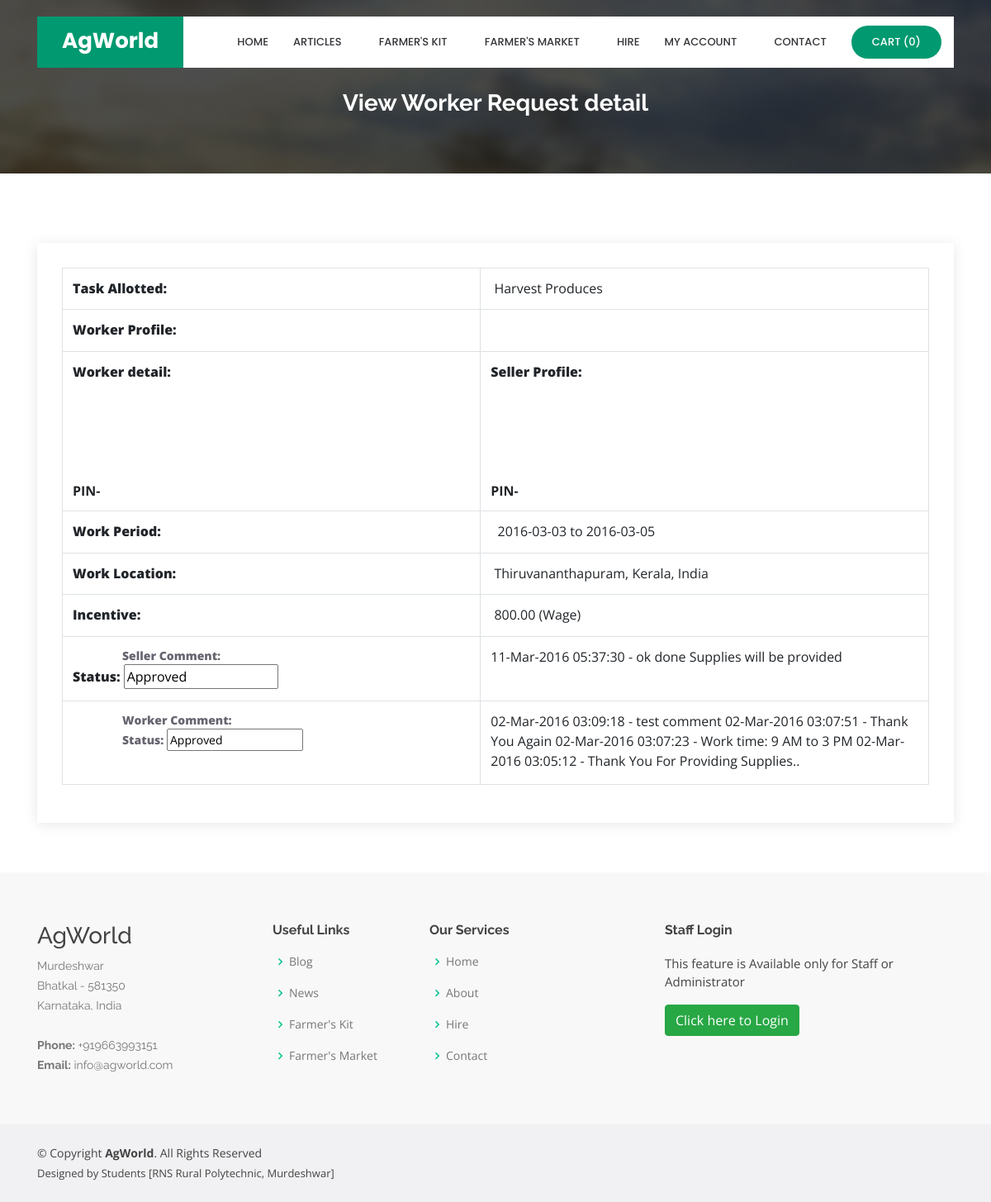
The page /viewworkerrequestdetailed.php?viewid=1 on the database its author committed.
### tables this page shows
CREATE TABLE `worker_request` (
  `worker_request_id` int(10) NOT NULL,
  `worker_id` int(10) NOT NULL,
  `seller_id` int(10) NOT NULL,
  `from_date` date NOT NULL,
  `to_date` date NOT NULL,
  `task` text NOT NULL,
  `country_id` int(10) NOT NULL,
  `state_id` int(10) NOT NULL,
  `city_id` int(10) NOT NULL,
  `salary` float(10,2) NOT NULL,
  `salary_type` varchar(20) NOT NULL,
  `seller_status` varchar(20) NOT NULL,
  `worker_status` varchar(20) NOT NULL,
  `seller_comment` text NOT NULL,
  `worker_comment` text NOT NULL
);

CREATE TABLE `city` (
  `city_id` int(10) NOT NULL,
  `country_id` int(10) NOT NULL,
  `state_id` int(10) NOT NULL,
  `city` varchar(25) NOT NULL,
  `description` text NOT NULL,
  `status` varchar(10) NOT NULL
);

CREATE TABLE `state` (
  `state_id` int(10) NOT NULL,
  `country_id` int(10) NOT NULL,
  `state` varchar(25) NOT NULL,
  `description` text NOT NULL,
  `status` varchar(10) NOT NULL
);

CREATE TABLE `country` (
  `country_id` int(10) NOT NULL,
  `country` varchar(25) NOT NULL,
  `description` text NOT NULL,
  `status` varchar(10) NOT NULL
);

### viewworkerrequestdetailed.php (the view, shortened to what this page needs)
<?php
include("header.php");
include("dbconnection.php");
?>
  <main id="main">
    <section id="cta" class="cta">
      <div class="container">
        <div class="text-center" data-aos="zoom-in">
		<br><br>
          <h3>View Worker Request detail</h3>
        </div>
      </div>
    </section>
<?php
							  $sql = "SELECT * FROM worker_request WHERE worker_request_id='$_GET[viewid]'";
							  $qsql = mysqli_query($con,$sql);
							  $rs = mysqli_fetch_array($qsql);
							  	  $sqlcountry = "SELECT * FROM country WHERE country_id='$rs[country_id]'";
								  $qsqlcountry = mysqli_query($con,$sqlcountry);
								  $rscountry = mysqli_fetch_array($qsqlcountry);
								  $sqlstate = "SELECT * FROM state WHERE state_id='$rs[state_id]'";
								  $qsqlstate = mysqli_query($con,$sqlstate);
								  $rsstate = mysqli_fetch_array($qsqlstate);
								  $sqlcity = "SELECT * FROM city WHERE city_id='$rs[city_id]'";
								  $qsqlcity = mysqli_query($con,$sqlcity);
								  $rscity = mysqli_fetch_array($qsqlcity);
                                  $sqlseller = "SELECT * FROM seller WHERE seller_id='$rs[seller_id]'";
								  $qsqlseller = mysqli_query($con,$sqlseller);
								  $rsseller = mysqli_fetch_array($qsqlseller);
								   $sqlworker = "SELECT * FROM worker WHERE worker_id='$rs[worker_id]'";
								  $qsqlworker = mysqli_query($con,$sqlworker);
								  $rsworker = mysqli_fetch_array($qsqlworker);
							  ?>
    <section id="contact" class="contact">
      <div class="container">
        <div class="row">
          <div class="col-lg-12" data-aos="fade-up" data-aos-delay="100">
            <div class="info mt-4 ">
<form method="post" action="">
<table width="466" height="626" border="3" class="table table-bordered">
						    <tbody>
						      <tr>
						        <th width="178" scope="row"><strong>Task Allotted:</strong></th>
						        <td width="268">&nbsp;<?php echo $rs[task]; ?></td>
					          </tr>
                              <tr>
						        <th scope="row"><strong>Worker Profile:</strong></th>
						        <td>&nbsp;<?php echo $rsworker[work_profile]; ?></td>
					          </tr>
						      <tr>
						        <th height="113" scope="row"><strong>Worker detail:</strong> <br>						          <?php
								$sqlcntry= "SELECT * FROM country WHERE country_id='$rsworker[country_id]'";
								  $qsqlcntry = mysqli_query($con,$sqlcntry);
								  $rscntry = mysqli_fetch_array($qsqlcntry);
								  $sqlst = "SELECT * FROM state WHERE state_id='$rsworker[state_id]'";
								  $qsqlst = mysqli_query($con,$sqlst);
								  $rsst = mysqli_fetch_array($qsqlst);
								  $sqlcty = "SELECT * FROM city WHERE city_id='$rsworker[city_id]'";
								  $qsqlcty = mysqli_query($con,$sqlcty);
								  $rscty = mysqli_fetch_array($qsqlcty);
								 echo ucfirst($rsworker[name]) ."<br>".
								      $rsworker[address] ."<br>".
								      $rscty[city] ."<br>".
								      $rsst[state] ."<br>".
									  $rscntry[country] ."<br>".
									   "PIN-". $rsworker[pincode];
									  ?></th>
						        <th><strong>Seller Profile:<br>
						        </strong>						          <?php
								$sqlscntry= "SELECT * FROM country WHERE country_id='$rsworker[country_id]'";
								  $qsqlscntry = mysqli_query($con,$sqlscntry);
								  $rsscntry = mysqli_fetch_array($qsqlscntry);
								  $sqlsst = "SELECT * FROM state WHERE state_id='$rsworker[state_id]'";
								  $qsqlsst = mysqli_query($con,$sqlsst);
								  $rssst = mysqli_fetch_array($qsqlsst);
								  $sqlscty = "SELECT * FROM city WHERE city_id='$rsworker[city_id]'";
								  $qsqlscty = mysqli_query($con,$sqlscty);
								  $rsscty = mysqli_fetch_array($qsqlscty);
								 echo ucfirst($rsseller[seller_name]) ."<br>".
								      $rsseller[seller_address] ."<br>".
								      $rsscty[city] ."<br>".
								      $rssst[state] ."<br>".
								      $rsscntry[country] ."<br>".
								     "PIN-". $rsseller[pincode]; ?></th>
					          </tr>
						      <tr>
						        <th scope="row"><strong>Work Period:</strong></th>
						        <td>&nbsp; <?php echo $rs[from_date]  ." to ". $rs[to_date]; ?></td>
					          </tr>
						      <tr>
						        <th scope="row"><strong>Work Location:</strong></th>
						        <td>&nbsp;<?php echo $rscity[city] .", ". $rsstate[state] .", ".$rscountry[country] ;?>
</td></td>
					          </tr>
						      <tr>
						        <th scope="row"><strong>Incentive:</strong></th>
						        <td><?php echo $rupeesymbol; ?>&nbsp;<?php echo  $rs[salary] ."&nbsp;(".  $rs[salary_type] .")"; ?></td>
					          </tr>
						      <tr>
						        <th scope="row" style="vertical-align: top;"><p><strong>Seller Comment:</strong></p>
					            <strong>Status:</strong>
                                <?php
								if(isset($_SESSION[workerid]))
								{
									if($rs[seller_status] == "")
									{
										echo "No updates yet";
									}
									else
									{
										echo $rs[seller_status];
									}
								}
								else
								{
								?>
                                  <input type="text" name="sellerstatus" readonly value="Approved" >
                                <?php
								}
								?>
					            </p></th>
						        <td>
                                <?php
								if(isset($_SESSION[sellerid]))
								{
								?>
									                                <textarea name="sellerallcomment" readonly style="width:250px;height:160px; background-color:rgba(239,235,235,1.00);" ><?php echo $rs[seller_comment]; ?></textarea><br>
                                <input type="text" name="sellercomment" style="width:250px;" placeholder="Post comment here" >
								<?php
                                }
								else
								{
									echo $rs[seller_comment];
								}
								?>
                                </td>
					          </tr>
						      <tr>
						        <th scope="row" style="vertical-align: top;"><p><strong>Worker Comment:</strong></p>
					            <p><strong>Status:</strong>
					             <?php
								if(isset($_SESSION[sellerid]))
								{
									if($rs[seller_status] == "")
									{
										echo "No updates yet";
									}
									else
									{
										echo $rs[worker_status];
									}
								}
								else
								{
									if($rs[worker_status] == "Approved")
									{
									?>
                                    <input type="text" name="workerstatus" readonly value="Approved" >
                                  <?php
									}
								}
								?>
					            </p></th>
						        <td><?php
								if(isset($_SESSION[workerid]))
								{
								?>
								<textarea name="workerallcomment" readonly style="width:250px;height:160px; background-color:rgba(239,235,235,1.00);" ><?php echo $rs[worker_comment]; ?></textarea><br>
                                <input type="text" name="workercomment" style="width:250px;" placeholder="Post comment here" >
								<?php
                                }
								else
								{
									echo $rs['worker_comment'];
								}
								?>
                                </td>
					          </tr>
					        </tbody>
					      </table>
                          </form>
            </div>
		  </div>
        </div>
      </div>
    </section>
  </main>
<?php
include("footer.php");
?>

### assets/css/style.css (style rules this page uses)
body { font-family: "Open Sans", sans-serif; color: #444444; }
h1, h2, h3, h4, h5, h6 { font-family: "Raleway", sans-serif; }
section { padding: 60px 0; overflow: hidden; }
.cta { background: linear-gradient(rgba(2, 2, 2, 0.7), rgba(0, 0, 0, 0.7)), url("../img/cta-bg.jpg") fixed center center; background-size: cover; padding: 60px 0; }
.cta h3 { color: #fff; font-size: 28px; font-weight: 700; }
.contact .info { padding: 30px; width: 100%; background: #fff; box-shadow: 0px 2px 15px rgba(0, 0, 0, 0.1); }
.contact .info p { padding: 0 0 0 60px; margin-bottom: 0; font-size: 14px; color: #686470; }

### rows shown on the page
worker_request: task "Harvest Produces", from_date "2016-03-03", to_date "2016-03-05", salary "800.00", salary_type "Wage", seller_comment "11-Mar-2016 05:37:30 - ok done Supplies will be provided", worker_comment "02-Mar-2016 03:09:18 - test comment 02-Mar-2016 03:07:51 - Thank You Again 02-Mar-2016 03:07:23 - Work time: 9 AM to 3 PM 02-Mar-2016 03:05:12 - Thank You For Providing Supplies.."
city: city "Thiruvananthapuram"
state: state "Kerala"
country: country "India"

### other values the page prints
mysqli_num_rows($qsqlproduct_purchase_record) "0"
